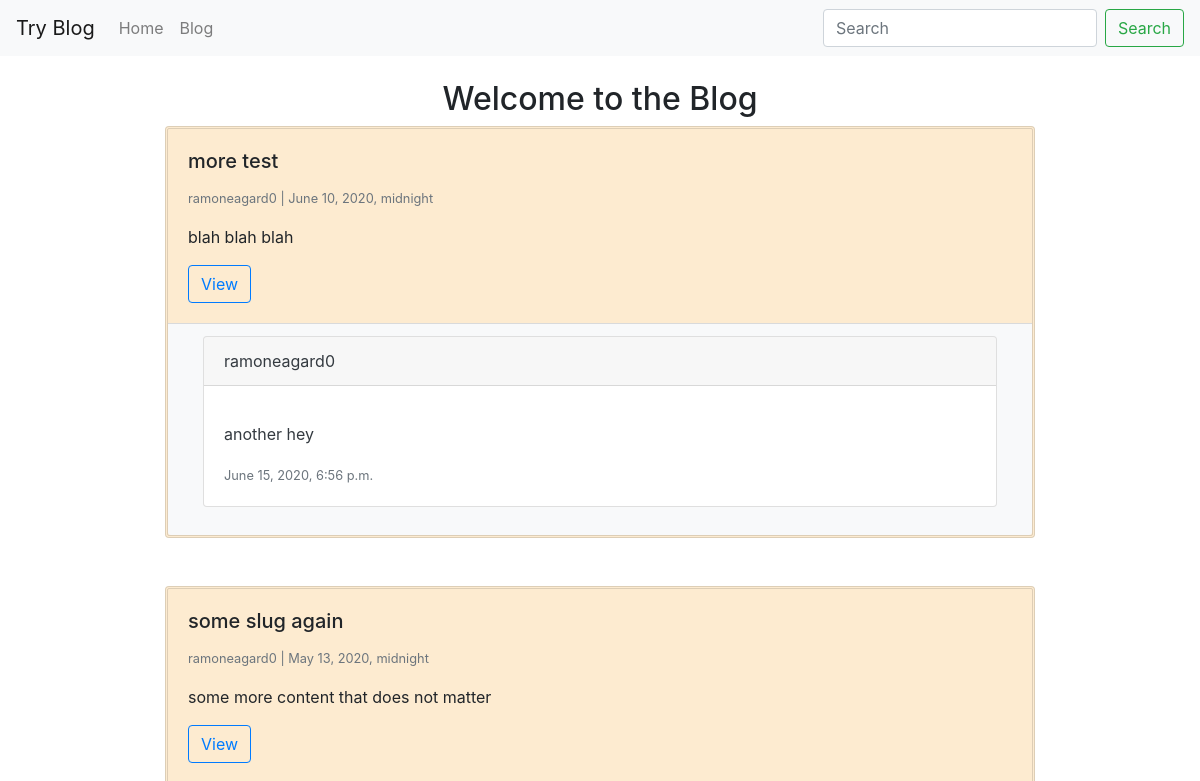
Before: / (upper part) with the older database file.
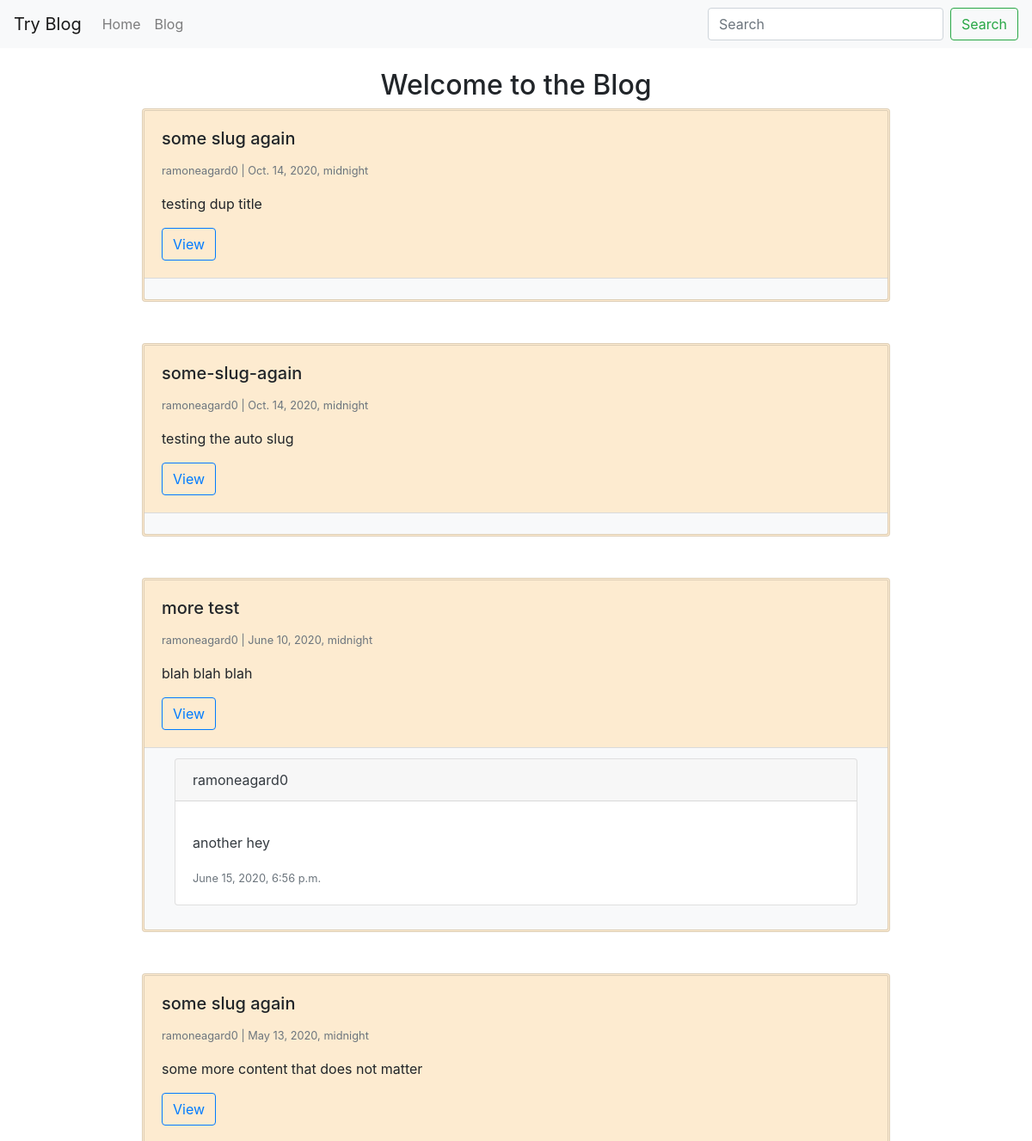
After: the same page with the newer database file.
### blog/models.py (models this page shows, shortened)
class BlogPost(models.Model): #user.blogpost_set.all()  or BlogPost.objects.filter(user = user instance)--> get querySet associated with a user
    user = models.ForeignKey(User, default=1, null = True, on_delete=models.SET_NULL)
    image = models.ImageField(upload_to='image/', blank=True, null=True)
    title = models.CharField(max_length=120, unique=False)
    slug = models.SlugField(unique=True)
    content = models.TextField(null=True, blank=True)
    publish_date = models.DateTimeField(auto_now=False, auto_now_add=False, null=True, blank=True)
    timestamp = models.DateTimeField(auto_now=False, auto_now_add=True)
    updated = models.DateTimeField(auto_now=True, auto_now_add=False)
    objects = BlogPostManager()
    class Meta:
        ordering = ['-publish_date', '-updated', 'timestamp']
    def get_absolute_url(self):
        return f"/blog/{self.slug}"

### comments/models.py (models this page shows)
class BlogComment(models.Model):
    user = models.ForeignKey(User, null = True, on_delete=models.SET_NULL)
    blog_post = models.ForeignKey('blog.BlogPost', on_delete=models.CASCADE, related_name='comments')
    content = models.TextField(max_length=300)
    timestamp = models.DateTimeField(auto_now_add=True)
    class Meta:
        ordering = ['-timestamp']

### try_django/views.py (the view, shortened to what this page needs)
# urls.py: path('', home_page),
def home_page(request):
    my_title = "Welcome to the Blog"
    context = {}
    querySet = BlogPost.objects.all()
    PostCommentList = []
    for bp in querySet:
        coms = bp.comments.all()
        if coms.count() > 5:
            coms = coms[:5]
        b_c_set = (bp, coms)
        PostCommentList.append(b_c_set)
    context["object_list"] = PostCommentList
    context["title"] = my_title
    return render(request, "home.html", context)

### blog/models.py (called while the page is built)
    def get_queryset(self):
        return BlogPostQuerySet(self.model, using=self._db)

### templates/home.html (shortened to what this page needs)
{% extends "base.html" %}
{% block content %}
  <div class="row flex-column justify-content-center">
    <div class='col-12 d-flex justify-content-center'>
      <h2>{{ title }}</h2>
    </div>
  </div>
    <div class='row row-cols-1'>
    {% for bp, coms in object_list %}
      {% include 'blog/list-inline.html' with blog_post=bp comments=coms comm_form=comment_form truncate=True detail=False %}
    {% endfor %}
    </div>
{% endblock %}

### blog/templates/blog/list-inline.html (shortened to what this page needs)
<div class= 'col-md-9 mb-5 mx-auto'>
<div class="card {% if not blog_post.publish_date %} border-info text-info bg-light{% endif %}" style="{% if blog_post.publish_date %} border-style:double; border-width:3px; background-color:#fdebd0;{% endif %}" >
  <div class="card-body">
  <h5 class="card-title">{{ blog_post.title }}</h5>
   <p class="card-text">
      <small class="text-muted">
        {{ blog_post.user }} |
        {% if blog_post.publish_date %} {{ blog_post.publish_date }}
        {% else %} Draft {% endif %}
      </small>
     {% if truncate %}
      {{ blog_post.content|linebreaks|truncatewords:50 }}
     {% else %}
      {{ blog_post.content|linebreaks }}
     {% endif %}
   </p>
   {% if not detail %}
    <a href= {{ blog_post.get_absolute_url }} class="btn btn-outline-primary">View</a>
   {% endif %}
   </div>
   <div class="card-footer text-dark bg-light" style="max-height:550px">
     <div class="col" style="overflow-y:scroll; max-height:300px"">
    {% for com in comments %}
      <div class="card mb-3">
        <div class="card-header">
          {{ com.user }}
        </div>
        <div class="card-body">
          <p class="card-text"> {{ com.content|linebreaks }}</p>
          <small class="text-muted"> {{ com.timestamp }}</small>
        </div>
      </div>
     {% endfor %}
     </div>
   </div>
</div>
</div>

Changed rows visible on the page:
added BlogPost: title "some slug again", user "ramoneagard0", publish_date "Oct. 14, 2020, midnight", content "testing dup title"
added BlogPost: title "some-slug-again", user "ramoneagard0", publish_date "Oct. 14, 2020, midnight", content "testing the auto slug"
